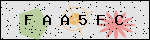
#> input picture byr/captcha.jpg, 150 x 40 px
$ python -i byr.py   (imports and definitions only)
#> lines starting #> are read from the running program, lines starting #| are printed output that depends on the picture
import pickle
import time
import datetime
import sys
import os
import re
import requests
import random
import subprocess
import getpass
import shutil
from bs4 import BeautifulSoup
from urllib.request import urlretrieve
from PIL import Image
from aip import AipOcr

# Specify your own path to store and load cookies
COOKIE_FILE = "byrcookies.pkl"
MAIN_PAGE = 'https://bt.byr.cn/'
LOGIN_PAGE = 'https://bt.byr.cn/login.php'
SESSION = requests.Session()
ACCOUNT = {}
targetspace = '/mnt/volume_sfo2_03/'

# [32 lines left out: functions get_account, print_account, not called in this run]


def login_with_cookie():
	if not os.path.exists(COOKIE_FILE):
		return [False, None]

	SESSION.headers = {'User-Agent': 'Mozilla/5.0'}
	with open(COOKIE_FILE, 'rb') as f:
		SESSION.cookies.update(pickle.load(f))

	resp = SESSION.get(MAIN_PAGE)
	uname = ''
	if resp.url == MAIN_PAGE:
		get_account()
		print(
			">> Cookies remain valid, welcome back, " +
			ACCOUNT['username'] +
			"! 🐜 ")
		print_account()
		return [SESSION, resp]
	return [False, None]


# [14 lines left out: function preview, not called in this run]


def preconfig(image):
#> called with image = 'captcha.jpg'
	img = Image.open(image)
#> img is the input picture: PIL image 150x40 RGB; mean R, G, B 196.5, 190.9, 184.2
	width, height = img.size
#> width = 150; height = 40
	threshold = 30
	for i in range(0, width):
		for j in range(0, height):
			r, g, b = img.getpixel((i, j))
			if r > threshold or g > threshold or b > threshold:
				img.putpixel((i, j), (255, 255, 255))
			else:
				img.putpixel((i, j), (0, 0, 0))
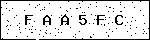
#> img: PIL image 150x40 RGB; 87.8% white; black in thin lines or dots
	img.save("pre_fig.jpg")


# [11 lines left out: function baidu_ai_ocr, not called in this run]


def login():
	# First, login with cookies
	SESSION, resp = login_with_cookie()
	if SESSION:
		return [SESSION, resp]
	SESSION = requests.Session()
	SESSION.headers = {'User-Agent': 'Mozilla/5.0'}
	# html = open("login.html", 'rb').read()

	soup = BeautifulSoup(SESSION.get(LOGIN_PAGE).text, 'lxml')
	captcha_link = MAIN_PAGE + soup.findAll('img')[0].attrs['src']
	# print(">> open the following link for checking captcha:", captcha_link, sep="\n")
	urlretrieve(captcha_link, 'captcha.jpg')

	preview('captcha.jpg')
	ai_res = baidu_ai_ocr('captcha.jpg')
	prompt = input(">> baidu-ai-ocr result is {:<1}, is it correct? [y/n] ".format(ai_res))
	imagestring = ai_res if prompt.lower() == 'y' else input(">> input the correct captcha value: ")
	imagehash = captcha_link.split("=")[-1]

	username = input(">> byr username: ")
	password = getpass.getpass('>> byr password: ')

	params = {
		'username': username,
		'password': password,
		"imagestring": imagestring,
		'imagehash': imagehash,
	}
	# print(params)

	resp = SESSION.post('https://bt.byr.cn/takelogin.php', data=params)
	with open(COOKIE_FILE, 'wb') as f:
		print(">> login SUCCEED. saving cookies...")
		pickle.dump(SESSION.cookies, f)
	return (SESSION, resp)


# --------------------------------------------------------------------
# [1 line that did not run here, left out]
# [1 line that did not run here, left out]
# --------------------------------------------------------------------


# [97 lines left out: functions retrieve_torrent, is_downloadable, homepage_torrents, routine, download_files, not called in this run]


# [15 lines not run here, left out]

>>> result = preconfig('captcha.jpg')
